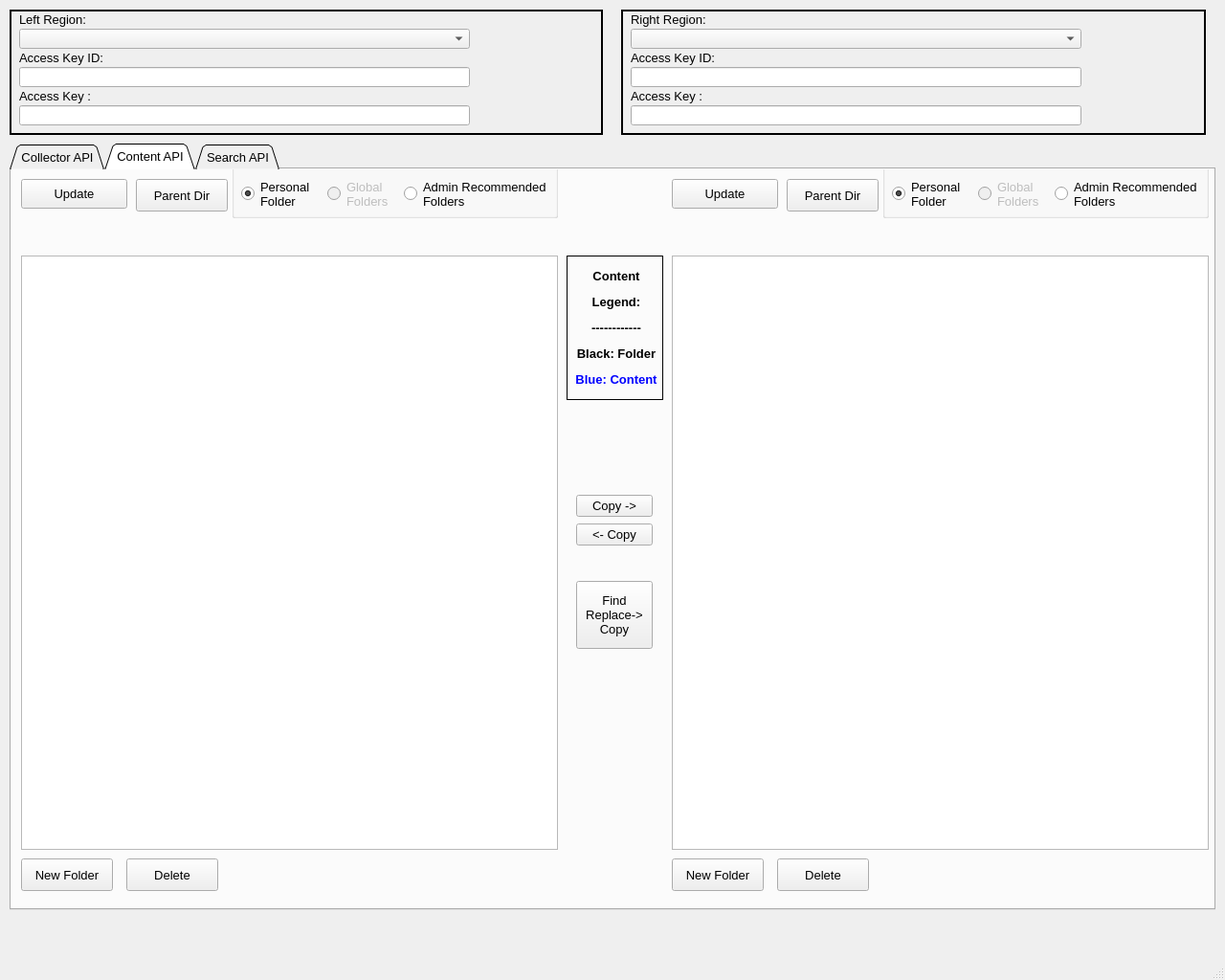
<?xml version="1.0" encoding="UTF-8"?>
<ui version="4.0">
 <class>MainWindow</class>
 <widget class="QMainWindow" name="MainWindow">
  <property name="geometry">
   <rect>
    <x>0</x>
    <y>0</y>
    <width>1280</width>
    <height>1024</height>
   </rect>
  </property>
  <property name="minimumSize">
   <size>
    <width>1280</width>
    <height>1024</height>
   </size>
  </property>
  <property name="maximumSize">
   <size>
    <width>1280</width>
    <height>1024</height>
   </size>
  </property>
  <property name="windowTitle">
   <string>SumoLogicToolBox</string>
  </property>
  <widget class="QWidget" name="centralwidget">
   <widget class="QTabWidget" name="tabWidget">
    <property name="geometry">
     <rect>
      <x>10</x>
      <y>150</y>
      <width>1260</width>
      <height>801</height>
     </rect>
    </property>
    <property name="sizePolicy">
     <sizepolicy hsizetype="Fixed" vsizetype="Fixed">
      <horstretch>0</horstretch>
      <verstretch>0</verstretch>
     </sizepolicy>
    </property>
    <property name="font">
     <font>
      <family>Arial</family>
      <pointsize>10</pointsize>
     </font>
    </property>
    <property name="tabShape">
     <enum>QTabWidget::Triangular</enum>
    </property>
    <property name="currentIndex">
     <number>1</number>
    </property>
    <widget class="QWidget" name="CollectorAPI">
     <attribute name="title">
      <string>Collector API</string>
     </attribute>
     <widget class="QPushButton" name="pushButtonUpdateListLeft">
      <property name="geometry">
       <rect>
        <x>10</x>
        <y>10</y>
        <width>111</width>
        <height>31</height>
       </rect>
      </property>
      <property name="font">
       <font>
        <family>Arial</family>
        <pointsize>10</pointsize>
       </font>
      </property>
      <property name="contextMenuPolicy">
       <enum>Qt::NoContextMenu</enum>
      </property>
      <property name="text">
       <string>Update</string>
      </property>
     </widget>
     <widget class="QListWidget" name="listWidgetLeftCollectors">
      <property name="geometry">
       <rect>
        <x>10</x>
        <y>70</y>
        <width>561</width>
        <height>191</height>
       </rect>
      </property>
      <property name="font">
       <font>
        <family>Arial</family>
        <pointsize>10</pointsize>
       </font>
      </property>
      <property name="contextMenuPolicy">
       <enum>Qt::NoContextMenu</enum>
      </property>
      <property name="horizontalScrollBarPolicy">
       <enum>Qt::ScrollBarAsNeeded</enum>
      </property>
      <property name="editTriggers">
       <set>QAbstractItemView::NoEditTriggers</set>
      </property>
      <property name="alternatingRowColors">
       <bool>true</bool>
      </property>
      <property name="selectionMode">
       <enum>QAbstractItemView::ExtendedSelection</enum>
      </property>
      <property name="sortingEnabled">
       <bool>true</bool>
      </property>
     </widget>
     <widget class="QListWidget" name="listWidgetLeftSources">
      <property name="geometry">
       <rect>
        <x>10</x>
        <y>370</y>
        <width>561</width>
        <height>201</height>
       </rect>
      </property>
      <property name="font">
       <font>
        <family>Arial</family>
        <pointsize>10</pointsize>
       </font>
      </property>
      <property name="editTriggers">
       <set>QAbstractItemView::NoEditTriggers</set>
      </property>
      <property name="alternatingRowColors">
       <bool>true</bool>
      </property>
      <property name="selectionMode">
       <enum>QAbstractItemView::ExtendedSelection</enum>
      </property>
      <property name="sortingEnabled">
       <bool>true</bool>
      </property>
     </widget>
     <widget class="QLabel" name="label_7">
      <property name="geometry">
       <rect>
        <x>10</x>
        <y>50</y>
        <width>81</width>
        <height>16</height>
       </rect>
      </property>
      <property name="font">
       <font>
        <family>Arial</family>
        <pointsize>10</pointsize>
       </font>
      </property>
      <property name="text">
       <string>Collectors:</string>
      </property>
     </widget>
     <widget class="QLabel" name="label_8">
      <property name="geometry">
       <rect>
        <x>10</x>
        <y>340</y>
        <width>81</width>
        <height>16</height>
       </rect>
      </property>
      <property name="font">
       <font>
        <family>Arial</family>
        <pointsize>10</pointsize>
       </font>
      </property>
      <property name="text">
       <string>Sources:</string>
      </property>
     </widget>
     <widget class="QListWidget" name="listWidgetRightCollectors">
      <property name="geometry">
       <rect>
        <x>690</x>
        <y>70</y>
        <width>551</width>
        <height>191</height>
       </rect>
      </property>
      <property name="font">
       <font>
        <family>Arial</family>
        <pointsize>10</pointsize>
       </font>
      </property>
      <property name="contextMenuPolicy">
       <enum>Qt::NoContextMenu</enum>
      </property>
      <property name="editTriggers">
       <set>QAbstractItemView::NoEditTriggers</set>
      </property>
      <property name="alternatingRowColors">
       <bool>true</bool>
      </property>
      <property name="selectionMode">
       <enum>QAbstractItemView::ExtendedSelection</enum>
      </property>
      <property name="sortingEnabled">
       <bool>true</bool>
      </property>
     </widget>
     <widget class="QListWidget" name="listWidgetRightSources">
      <property name="geometry">
       <rect>
        <x>689</x>
        <y>370</y>
        <width>561</width>
        <height>201</height>
       </rect>
      </property>
      <property name="font">
       <font>
        <family>Arial</family>
        <pointsize>10</pointsize>
       </font>
      </property>
      <property name="contextMenuPolicy">
       <enum>Qt::NoContextMenu</enum>
      </property>
      <property name="editTriggers">
       <set>QAbstractItemView::NoEditTriggers</set>
      </property>
      <property name="alternatingRowColors">
       <bool>true</bool>
      </property>
      <property name="selectionMode">
       <enum>QAbstractItemView::ExtendedSelection</enum>
      </property>
      <property name="sortingEnabled">
       <bool>true</bool>
      </property>
     </widget>
     <widget class="QLabel" name="label_9">
      <property name="geometry">
       <rect>
        <x>690</x>
        <y>50</y>
        <width>81</width>
        <height>16</height>
       </rect>
      </property>
      <property name="font">
       <font>
        <family>Arial</family>
        <pointsize>10</pointsize>
       </font>
      </property>
      <property name="text">
       <string>Collectors:</string>
      </property>
     </widget>
     <widget class="QLabel" name="label_10">
      <property name="geometry">
       <rect>
        <x>690</x>
        <y>340</y>
        <width>81</width>
        <height>16</height>
       </rect>
      </property>
      <property name="font">
       <font>
        <family>Arial</family>
        <pointsize>10</pointsize>
       </font>
      </property>
      <property name="text">
       <string>Sources:</string>
      </property>
     </widget>
     <widget class="QPushButton" name="pushButtonCopySourcesLeftToRight">
      <property name="geometry">
       <rect>
        <x>590</x>
        <y>380</y>
        <width>80</width>
        <height>23</height>
       </rect>
      </property>
      <property name="font">
       <font>
        <family>Arial</family>
        <pointsize>10</pointsize>
       </font>
      </property>
      <property name="contextMenuPolicy">
       <enum>Qt::NoContextMenu</enum>
      </property>
      <property name="text">
       <string>Copy -&gt;</string>
      </property>
     </widget>
     <widget class="QPushButton" name="pushButtonUpdateListRight">
      <property name="geometry">
       <rect>
        <x>690</x>
        <y>10</y>
        <width>111</width>
        <height>31</height>
       </rect>
      </property>
      <property name="font">
       <font>
        <family>Arial</family>
        <pointsize>10</pointsize>
       </font>
      </property>
      <property name="contextMenuPolicy">
       <enum>Qt::NoContextMenu</enum>
      </property>
      <property name="text">
       <string>Update</string>
      </property>
     </widget>
     <widget class="QPushButton" name="pushButtonBackupCollectorLeft">
      <property name="geometry">
       <rect>
        <x>10</x>
        <y>270</y>
        <width>121</width>
        <height>23</height>
       </rect>
      </property>
      <property name="font">
       <font>
        <family>Arial</family>
        <pointsize>10</pointsize>
       </font>
      </property>
      <property name="text">
       <string>Backup Collector(s)</string>
      </property>
     </widget>
     <widget class="QPushButton" name="pushButtonDeleteSourcesLeft">
      <property name="geometry">
       <rect>
        <x>10</x>
        <y>580</y>
        <width>111</width>
        <height>23</height>
       </rect>
      </property>
      <property name="font">
       <font>
        <family>Arial</family>
        <pointsize>10</pointsize>
       </font>
      </property>
      <property name="text">
       <string>Delete Source(s)</string>
      </property>
     </widget>
     <widget class="Line" name="line">
      <property name="geometry">
       <rect>
        <x>589</x>
        <y>580</y>
        <width>81</width>
        <height>181</height>
       </rect>
      </property>
      <property name="frameShadow">
       <enum>QFrame::Plain</enum>
      </property>
      <property name="lineWidth">
       <number>3</number>
      </property>
      <property name="orientation">
       <enum>Qt::Vertical</enum>
      </property>
     </widget>
     <widget class="QPushButton" name="pushButtonBackupCollectorRight">
      <property name="geometry">
       <rect>
        <x>690</x>
        <y>270</y>
        <width>121</width>
        <height>23</height>
       </rect>
      </property>
      <property name="font">
       <font>
        <family>Arial</family>
        <pointsize>10</pointsize>
       </font>
      </property>
      <property name="text">
       <string>Backup Collector(s)</string>
      </property>
     </widget>
     <widget class="QPushButton" name="pushButtonCopySourcesRightToLeft">
      <property name="geometry">
       <rect>
        <x>590</x>
        <y>410</y>
        <width>80</width>
        <height>23</height>
       </rect>
      </property>
      <property name="font">
       <font>
        <family>Arial</family>
        <pointsize>10</pointsize>
       </font>
      </property>
      <property name="contextMenuPolicy">
       <enum>Qt::NoContextMenu</enum>
      </property>
      <property name="text">
       <string>&lt;- Copy</string>
      </property>
     </widget>
     <widget class="QPushButton" name="pushButtonDeleteCollectorLeft">
      <property name="geometry">
       <rect>
        <x>140</x>
        <y>270</y>
        <width>121</width>
        <height>23</height>
       </rect>
      </property>
      <property name="font">
       <font>
        <family>Arial</family>
        <pointsize>10</pointsize>
       </font>
      </property>
      <property name="text">
       <string>Delete Collector(s)</string>
      </property>
     </widget>
     <widget class="QPushButton" name="pushButtonDeleteCollectorRight">
      <property name="geometry">
       <rect>
        <x>820</x>
        <y>270</y>
        <width>121</width>
        <height>23</height>
       </rect>
      </property>
      <property name="font">
       <font>
        <family>Arial</family>
        <pointsize>10</pointsize>
       </font>
      </property>
      <property name="text">
       <string>Delete Collector(s)</string>
      </property>
     </widget>
     <widget class="QPushButton" name="pushButtonDeleteSourcesRight">
      <property name="geometry">
       <rect>
        <x>690</x>
        <y>580</y>
        <width>111</width>
        <height>23</height>
       </rect>
      </property>
      <property name="font">
       <font>
        <family>Arial</family>
        <pointsize>10</pointsize>
       </font>
      </property>
      <property name="text">
       <string>Delete Source(s)</string>
      </property>
     </widget>
     <widget class="QLabel" name="labelcollectorlegend">
      <property name="geometry">
       <rect>
        <x>580</x>
        <y>70</y>
        <width>101</width>
        <height>191</height>
       </rect>
      </property>
      <property name="font">
       <font>
        <family>Arial</family>
        <pointsize>10</pointsize>
        <weight>75</weight>
        <bold>true</bold>
       </font>
      </property>
      <property name="frameShape">
       <enum>QFrame::Box</enum>
      </property>
      <property name="text">
       <string>&lt;html&gt;&lt;head/&gt;&lt;body&gt;&lt;p align=&quot;center&quot;&gt;Collector&lt;/p&gt;&lt;p align=&quot;center&quot;&gt;Legend:&lt;/p&gt;&lt;p align=&quot;center&quot;&gt;------------&lt;/p&gt;&lt;p align=&quot;center&quot;&gt;&lt;span style=&quot; font-weight:400;&quot;&gt;Black: Hosted&lt;/span&gt;&lt;/p&gt;&lt;p align=&quot;center&quot;&gt;&lt;span style=&quot; font-weight:400; color:#0000ff;&quot;&gt;Blue: Installed&lt;/span&gt;&lt;/p&gt;&lt;p align=&quot;center&quot;&gt;&lt;span style=&quot; font-weight:400; font-style:italic; color:#0000ff;&quot;&gt;I&lt;/span&gt;&lt;span style=&quot; font-weight:400; font-style:italic; color:#000000;&quot;&gt;t&lt;/span&gt;&lt;span style=&quot; font-weight:400; font-style:italic; color:#0000ff;&quot;&gt;a&lt;/span&gt;&lt;span style=&quot; font-weight:400; font-style:italic; color:#000000;&quot;&gt;l&lt;/span&gt;&lt;span style=&quot; font-weight:400; font-style:italic; color:#0000ff;&quot;&gt;i&lt;/span&gt;&lt;span style=&quot; font-weight:400; font-style:italic; color:#000000;&quot;&gt;c&lt;/span&gt;&lt;span style=&quot; font-weight:400; font-style:italic; color:#0000ff;&quot;&gt;s&lt;/span&gt;&lt;span style=&quot; font-weight:400; font-style:italic; color:#000000;&quot;&gt;:&lt;/span&gt;&lt;span style=&quot; font-weight:400; font-style:italic; color:#0000ff;&quot;&gt; N&lt;/span&gt;&lt;span style=&quot; font-weight:400; font-style:italic; color:#000000;&quot;&gt;o&lt;/span&gt;&lt;span style=&quot; font-weight:400; font-style:italic; color:#0000ff;&quot;&gt;t&lt;/span&gt;&lt;span style=&quot; font-weight:400; font-style:italic; color:#000000;&quot;&gt; A&lt;/span&gt;&lt;span style=&quot; font-weight:400; font-style:italic; color:#0000ff;&quot;&gt;l&lt;/span&gt;&lt;span style=&quot; font-weight:400; font-style:italic; color:#000000;&quot;&gt;iv&lt;/span&gt;&lt;span style=&quot; font-weight:400; font-style:italic; color:#0000ff;&quot;&gt;e&lt;/span&gt;&lt;/p&gt;&lt;/body&gt;&lt;/html&gt;</string>
      </property>
     </widget>
    </widget>
    <widget class="QWidget" name="ContentAPI">
     <attribute name="title">
      <string>Content API</string>
     </attribute>
     <widget class="QPushButton" name="pushButtonUpdateContentLeft">
      <property name="geometry">
       <rect>
        <x>10</x>
        <y>10</y>
        <width>111</width>
        <height>31</height>
       </rect>
      </property>
      <property name="font">
       <font>
        <family>Arial</family>
        <pointsize>10</pointsize>
       </font>
      </property>
      <property name="contextMenuPolicy">
       <enum>Qt::NoContextMenu</enum>
      </property>
      <property name="text">
       <string>Update</string>
      </property>
     </widget>
     <widget class="QPushButton" name="pushButtonUpdateContentRight">
      <property name="geometry">
       <rect>
        <x>690</x>
        <y>10</y>
        <width>111</width>
        <height>31</height>
       </rect>
      </property>
      <property name="font">
       <font>
        <family>Arial</family>
        <pointsize>10</pointsize>
       </font>
      </property>
      <property name="contextMenuPolicy">
       <enum>Qt::NoContextMenu</enum>
      </property>
      <property name="text">
       <string>Update</string>
      </property>
     </widget>
     <widget class="QListWidget" name="contentListWidgetLeft">
      <property name="geometry">
       <rect>
        <x>10</x>
        <y>90</y>
        <width>561</width>
        <height>621</height>
       </rect>
      </property>
      <property name="selectionMode">
       <enum>QAbstractItemView::ExtendedSelection</enum>
      </property>
     </widget>
     <widget class="QListWidget" name="contentListWidgetRight">
      <property name="geometry">
       <rect>
        <x>690</x>
        <y>90</y>
        <width>561</width>
        <height>621</height>
       </rect>
      </property>
      <property name="selectionMode">
       <enum>QAbstractItemView::ExtendedSelection</enum>
      </property>
     </widget>
     <widget class="QPushButton" name="pushButtonParentDirContentLeft">
      <property name="geometry">
       <rect>
        <x>130</x>
        <y>10</y>
        <width>96</width>
        <height>34</height>
       </rect>
      </property>
      <property name="text">
       <string>Parent Dir</string>
      </property>
     </widget>
     <widget class="QPushButton" name="pushButtonParentDirContentRight">
      <property name="geometry">
       <rect>
        <x>810</x>
        <y>10</y>
        <width>96</width>
        <height>34</height>
       </rect>
      </property>
      <property name="text">
       <string>Parent Dir</string>
      </property>
     </widget>
     <widget class="QGroupBox" name="contentButtonGroupBoxLeft">
      <property name="geometry">
       <rect>
        <x>230</x>
        <y>-20</y>
        <width>341</width>
        <height>71</height>
       </rect>
      </property>
      <property name="title">
       <string/>
      </property>
      <property name="flat">
       <bool>true</bool>
      </property>
      <widget class="QRadioButton" name="personalRadioButton">
       <property name="geometry">
        <rect>
         <x>10</x>
         <y>30</y>
         <width>81</width>
         <height>31</height>
        </rect>
       </property>
       <property name="text">
        <string>Personal
Folder</string>
       </property>
       <property name="checked">
        <bool>true</bool>
       </property>
       <attribute name="buttonGroup">
        <string notr="true">buttonGroupContentLeft</string>
       </attribute>
      </widget>
      <widget class="QRadioButton" name="globalRadioButton">
       <property name="enabled">
        <bool>false</bool>
       </property>
       <property name="geometry">
        <rect>
         <x>100</x>
         <y>30</y>
         <width>81</width>
         <height>31</height>
        </rect>
       </property>
       <property name="text">
        <string>Global
Folders</string>
       </property>
       <attribute name="buttonGroup">
        <string notr="true">buttonGroupContentLeft</string>
       </attribute>
      </widget>
      <widget class="QRadioButton" name="adminRadioButton">
       <property name="geometry">
        <rect>
         <x>180</x>
         <y>30</y>
         <width>161</width>
         <height>31</height>
        </rect>
       </property>
       <property name="text">
        <string>Admin Recommended
Folders</string>
       </property>
       <attribute name="buttonGroup">
        <string notr="true">buttonGroupContentLeft</string>
       </attribute>
      </widget>
     </widget>
     <widget class="QLabel" name="labelcollectorlegend_2">
      <property name="geometry">
       <rect>
        <x>580</x>
        <y>90</y>
        <width>101</width>
        <height>151</height>
       </rect>
      </property>
      <property name="font">
       <font>
        <family>Arial</family>
        <pointsize>10</pointsize>
        <weight>75</weight>
        <bold>true</bold>
       </font>
      </property>
      <property name="frameShape">
       <enum>QFrame::Box</enum>
      </property>
      <property name="text">
       <string>&lt;html&gt;&lt;head/&gt;&lt;body&gt;&lt;p align=&quot;center&quot;&gt;Content&lt;/p&gt;&lt;p align=&quot;center&quot;&gt;Legend:&lt;/p&gt;&lt;p align=&quot;center&quot;&gt;------------&lt;/p&gt;&lt;p align=&quot;center&quot;&gt;Black: Folder&lt;/p&gt;&lt;p align=&quot;center&quot;&gt;&lt;span style=&quot; color:#0000ff;&quot;&gt;Blue: Content&lt;/span&gt;&lt;/p&gt;&lt;/body&gt;&lt;/html&gt;</string>
      </property>
     </widget>
     <widget class="QGroupBox" name="contentButtonGroupBoxRight">
      <property name="geometry">
       <rect>
        <x>910</x>
        <y>-20</y>
        <width>341</width>
        <height>71</height>
       </rect>
      </property>
      <property name="title">
       <string/>
      </property>
      <property name="flat">
       <bool>true</bool>
      </property>
      <widget class="QRadioButton" name="personalRadioButton_2">
       <property name="geometry">
        <rect>
         <x>10</x>
         <y>30</y>
         <width>81</width>
         <height>31</height>
        </rect>
       </property>
       <property name="text">
        <string>Personal
Folder</string>
       </property>
       <property name="checked">
        <bool>true</bool>
       </property>
       <attribute name="buttonGroup">
        <string notr="true">buttonGroupContentRight</string>
       </attribute>
      </widget>
      <widget class="QRadioButton" name="globalRadioButton_2">
       <property name="enabled">
        <bool>false</bool>
       </property>
       <property name="geometry">
        <rect>
         <x>100</x>
         <y>30</y>
         <width>81</width>
         <height>31</height>
        </rect>
       </property>
       <property name="text">
        <string>Global
Folders</string>
       </property>
       <attribute name="buttonGroup">
        <string notr="true">buttonGroupContentRight</string>
       </attribute>
      </widget>
      <widget class="QRadioButton" name="adminRadioButton_2">
       <property name="geometry">
        <rect>
         <x>180</x>
         <y>30</y>
         <width>161</width>
         <height>31</height>
        </rect>
       </property>
       <property name="text">
        <string>Admin Recommended
Folders</string>
       </property>
       <attribute name="buttonGroup">
        <string notr="true">buttonGroupContentRight</string>
       </attribute>
      </widget>
     </widget>
     <widget class="QLabel" name="contentCurrentDirLabelLeft">
      <property name="geometry">
       <rect>
        <x>17</x>
        <y>47</y>
        <width>551</width>
        <height>41</height>
       </rect>
      </property>
      <property name="text">
       <string/>
      </property>
     </widget>
     <widget class="QLabel" name="contentCurrentDirLabelRight">
      <property name="geometry">
       <rect>
        <x>690</x>
        <y>50</y>
        <width>551</width>
        <height>41</height>
       </rect>
      </property>
      <property name="text">
       <string/>
      </property>
      <property name="wordWrap">
       <bool>true</bool>
      </property>
     </widget>
     <widget class="QPushButton" name="pushButtonContentNewFolderLeft">
      <property name="geometry">
       <rect>
        <x>10</x>
        <y>720</y>
        <width>96</width>
        <height>34</height>
       </rect>
      </property>
      <property name="text">
       <string>New Folder</string>
      </property>
     </widget>
     <widget class="QPushButton" name="pushButtonContentDeleteLeft">
      <property name="geometry">
       <rect>
        <x>120</x>
        <y>720</y>
        <width>96</width>
        <height>34</height>
       </rect>
      </property>
      <property name="text">
       <string>Delete</string>
      </property>
     </widget>
     <widget class="QPushButton" name="pushButtonContentDeleteRight">
      <property name="geometry">
       <rect>
        <x>800</x>
        <y>720</y>
        <width>96</width>
        <height>34</height>
       </rect>
      </property>
      <property name="text">
       <string>Delete</string>
      </property>
     </widget>
     <widget class="QPushButton" name="pushButtonContentNewFolderRight">
      <property name="geometry">
       <rect>
        <x>690</x>
        <y>720</y>
        <width>96</width>
        <height>34</height>
       </rect>
      </property>
      <property name="text">
       <string>New Folder</string>
      </property>
     </widget>
     <widget class="QPushButton" name="pushButtonContentCopyRightToLeft">
      <property name="geometry">
       <rect>
        <x>590</x>
        <y>370</y>
        <width>80</width>
        <height>23</height>
       </rect>
      </property>
      <property name="font">
       <font>
        <family>Arial</family>
        <pointsize>10</pointsize>
       </font>
      </property>
      <property name="contextMenuPolicy">
       <enum>Qt::NoContextMenu</enum>
      </property>
      <property name="text">
       <string>&lt;- Copy</string>
      </property>
     </widget>
     <widget class="QPushButton" name="pushButtonContentCopyLeftToRight">
      <property name="geometry">
       <rect>
        <x>590</x>
        <y>340</y>
        <width>80</width>
        <height>23</height>
       </rect>
      </property>
      <property name="font">
       <font>
        <family>Arial</family>
        <pointsize>10</pointsize>
       </font>
      </property>
      <property name="contextMenuPolicy">
       <enum>Qt::NoContextMenu</enum>
      </property>
      <property name="text">
       <string>Copy -&gt;</string>
      </property>
     </widget>
     <widget class="QPushButton" name="pushButtonContentFindReplaceCopyLeftToRight">
      <property name="geometry">
       <rect>
        <x>590</x>
        <y>430</y>
        <width>80</width>
        <height>71</height>
       </rect>
      </property>
      <property name="font">
       <font>
        <family>Arial</family>
        <pointsize>10</pointsize>
       </font>
      </property>
      <property name="contextMenuPolicy">
       <enum>Qt::NoContextMenu</enum>
      </property>
      <property name="text">
       <string>Find 
Replace-&gt;
Copy</string>
      </property>
     </widget>
    </widget>
    <widget class="QWidget" name="SearchAPI">
     <attribute name="title">
      <string>Search API</string>
     </attribute>
     <widget class="QLabel" name="label_11">
      <property name="geometry">
       <rect>
        <x>10</x>
        <y>30</y>
        <width>46</width>
        <height>16</height>
       </rect>
      </property>
      <property name="font">
       <font>
        <family>Arial</family>
        <pointsize>10</pointsize>
       </font>
      </property>
      <property name="text">
       <string>Search:</string>
      </property>
     </widget>
     <widget class="QPushButton" name="pushButtonStartSearch">
      <property name="geometry">
       <rect>
        <x>1160</x>
        <y>150</y>
        <width>81</width>
        <height>41</height>
       </rect>
      </property>
      <property name="font">
       <font>
        <family>Arial</family>
        <pointsize>10</pointsize>
       </font>
      </property>
      <property name="text">
       <string>Start</string>
      </property>
     </widget>
     <widget class="QTableWidget" name="tableWidgetSearchResults">
      <property name="geometry">
       <rect>
        <x>10</x>
        <y>200</y>
        <width>1231</width>
        <height>531</height>
       </rect>
      </property>
      <property name="font">
       <font>
        <family>Liberation Mono</family>
        <pointsize>8</pointsize>
       </font>
      </property>
      <property name="editTriggers">
       <set>QAbstractItemView::NoEditTriggers</set>
      </property>
      <property name="alternatingRowColors">
       <bool>true</bool>
      </property>
      <property name="selectionMode">
       <enum>QAbstractItemView::NoSelection</enum>
      </property>
      <property name="selectionBehavior">
       <enum>QAbstractItemView::SelectItems</enum>
      </property>
      <property name="textElideMode">
       <enum>Qt::ElideNone</enum>
      </property>
      <property name="horizontalScrollMode">
       <enum>QAbstractItemView::ScrollPerPixel</enum>
      </property>
      <attribute name="horizontalHeaderCascadingSectionResizes">
       <bool>true</bool>
      </attribute>
      <attribute name="horizontalHeaderStretchLastSection">
       <bool>true</bool>
      </attribute>
      <attribute name="verticalHeaderVisible">
       <bool>false</bool>
      </attribute>
      <attribute name="verticalHeaderStretchLastSection">
       <bool>false</bool>
      </attribute>
     </widget>
     <widget class="QPlainTextEdit" name="plainTextEditSearch">
      <property name="geometry">
       <rect>
        <x>10</x>
        <y>50</y>
        <width>1231</width>
        <height>91</height>
       </rect>
      </property>
      <property name="font">
       <font>
        <family>Arial</family>
        <pointsize>10</pointsize>
       </font>
      </property>
      <property name="frameShadow">
       <enum>QFrame::Plain</enum>
      </property>
     </widget>
     <widget class="QGroupBox" name="groupBoxSearchType">
      <property name="geometry">
       <rect>
        <x>10</x>
        <y>150</y>
        <width>201</width>
        <height>41</height>
       </rect>
      </property>
      <property name="font">
       <font>
        <family>Arial</family>
        <pointsize>10</pointsize>
       </font>
      </property>
      <property name="title">
       <string>Output Type</string>
      </property>
      <widget class="QRadioButton" name="radioButtonMessages">
       <property name="geometry">
        <rect>
         <x>10</x>
         <y>20</y>
         <width>82</width>
         <height>17</height>
        </rect>
       </property>
       <property name="font">
        <font>
         <family>Arial</family>
         <pointsize>10</pointsize>
        </font>
       </property>
       <property name="text">
        <string>Messages</string>
       </property>
       <property name="checked">
        <bool>true</bool>
       </property>
       <attribute name="buttonGroup">
        <string notr="true">buttonGroupOutputType</string>
       </attribute>
      </widget>
      <widget class="QRadioButton" name="radioButton_2">
       <property name="geometry">
        <rect>
         <x>120</x>
         <y>20</y>
         <width>82</width>
         <height>17</height>
        </rect>
       </property>
       <property name="text">
        <string>Records</string>
       </property>
       <attribute name="buttonGroup">
        <string notr="true">buttonGroupOutputType</string>
       </attribute>
      </widget>
     </widget>
     <widget class="QDateTimeEdit" name="dateTimeEditSearchEndTime">
      <property name="geometry">
       <rect>
        <x>1040</x>
        <y>10</y>
        <width>194</width>
        <height>22</height>
       </rect>
      </property>
      <property name="font">
       <font>
        <family>Arial</family>
        <pointsize>10</pointsize>
       </font>
      </property>
      <property name="calendarPopup">
       <bool>true</bool>
      </property>
     </widget>
     <widget class="QLabel" name="label_13">
      <property name="geometry">
       <rect>
        <x>980</x>
        <y>10</y>
        <width>61</width>
        <height>21</height>
       </rect>
      </property>
      <property name="font">
       <font>
        <family>Arial</family>
        <pointsize>10</pointsize>
       </font>
      </property>
      <property name="text">
       <string>End Time:</string>
      </property>
     </widget>
     <widget class="QDateTimeEdit" name="dateTimeEditSearchStartTime">
      <property name="geometry">
       <rect>
        <x>780</x>
        <y>10</y>
        <width>194</width>
        <height>22</height>
       </rect>
      </property>
      <property name="font">
       <font>
        <family>Arial</family>
        <pointsize>10</pointsize>
       </font>
      </property>
      <property name="calendarPopup">
       <bool>true</bool>
      </property>
     </widget>
     <widget class="QLabel" name="label_14">
      <property name="geometry">
       <rect>
        <x>710</x>
        <y>10</y>
        <width>71</width>
        <height>21</height>
       </rect>
      </property>
      <property name="font">
       <font>
        <family>Arial</family>
        <pointsize>10</pointsize>
       </font>
      </property>
      <property name="text">
       <string>Start Time:</string>
      </property>
     </widget>
     <widget class="QComboBox" name="comboBoxTimeZone">
      <property name="geometry">
       <rect>
        <x>88</x>
        <y>10</y>
        <width>361</width>
        <height>22</height>
       </rect>
      </property>
     </widget>
     <widget class="QLabel" name="label_15">
      <property name="geometry">
       <rect>
        <x>10</x>
        <y>10</y>
        <width>71</width>
        <height>21</height>
       </rect>
      </property>
      <property name="font">
       <font>
        <family>Arial</family>
        <pointsize>10</pointsize>
       </font>
      </property>
      <property name="text">
       <string>Time Zone:</string>
      </property>
     </widget>
     <widget class="QLabel" name="label_16">
      <property name="geometry">
       <rect>
        <x>10</x>
        <y>740</y>
        <width>121</width>
        <height>16</height>
       </rect>
      </property>
      <property name="font">
       <font>
        <family>Arial</family>
        <pointsize>10</pointsize>
       </font>
      </property>
      <property name="text">
       <string>Messages Returned:</string>
      </property>
     </widget>
     <widget class="QLabel" name="labelSearchResultCount">
      <property name="geometry">
       <rect>
        <x>140</x>
        <y>740</y>
        <width>111</width>
        <height>16</height>
       </rect>
      </property>
      <property name="font">
       <font>
        <family>Arial</family>
        <pointsize>10</pointsize>
       </font>
      </property>
      <property name="text">
       <string>0</string>
      </property>
     </widget>
     <widget class="QCheckBox" name="checkBoxSaveSearch">
      <property name="geometry">
       <rect>
        <x>220</x>
        <y>170</y>
        <width>101</width>
        <height>17</height>
       </rect>
      </property>
      <property name="font">
       <font>
        <family>Arial</family>
        <pointsize>10</pointsize>
       </font>
      </property>
      <property name="text">
       <string>Save to CSV</string>
      </property>
     </widget>
     <widget class="QCheckBox" name="checkBoxConvertTimeFromEpoch">
      <property name="geometry">
       <rect>
        <x>320</x>
        <y>170</y>
        <width>291</width>
        <height>17</height>
       </rect>
      </property>
      <property name="font">
       <font>
        <family>Arial</family>
        <pointsize>10</pointsize>
       </font>
      </property>
      <property name="text">
       <string>Convert to Selected Timezone from UTC Epoch</string>
      </property>
     </widget>
    </widget>
   </widget>
   <widget class="QFrame" name="frame">
    <property name="geometry">
     <rect>
      <x>10</x>
      <y>10</y>
      <width>620</width>
      <height>131</height>
     </rect>
    </property>
    <property name="frameShape">
     <enum>QFrame::Box</enum>
    </property>
    <property name="frameShadow">
     <enum>QFrame::Plain</enum>
    </property>
    <property name="lineWidth">
     <number>2</number>
    </property>
    <property name="midLineWidth">
     <number>2</number>
    </property>
    <widget class="QLabel" name="label">
     <property name="geometry">
      <rect>
       <x>10</x>
       <y>0</y>
       <width>91</width>
       <height>21</height>
      </rect>
     </property>
     <property name="font">
      <font>
       <family>Arial</family>
       <pointsize>10</pointsize>
      </font>
     </property>
     <property name="text">
      <string>Left Region:</string>
     </property>
    </widget>
    <widget class="QComboBox" name="ComboBoxLeftRegion">
     <property name="geometry">
      <rect>
       <x>10</x>
       <y>20</y>
       <width>471</width>
       <height>21</height>
      </rect>
     </property>
     <property name="font">
      <font>
       <family>Arial</family>
       <pointsize>10</pointsize>
      </font>
     </property>
     <property name="contextMenuPolicy">
      <enum>Qt::NoContextMenu</enum>
     </property>
     <property name="insertPolicy">
      <enum>QComboBox::InsertAfterCurrent</enum>
     </property>
    </widget>
    <widget class="QLabel" name="label_2">
     <property name="geometry">
      <rect>
       <x>10</x>
       <y>40</y>
       <width>171</width>
       <height>21</height>
      </rect>
     </property>
     <property name="font">
      <font>
       <family>Arial</family>
       <pointsize>10</pointsize>
      </font>
     </property>
     <property name="text">
      <string>Access Key ID:</string>
     </property>
    </widget>
    <widget class="QLineEdit" name="LineEditLeftUserName">
     <property name="geometry">
      <rect>
       <x>10</x>
       <y>60</y>
       <width>471</width>
       <height>21</height>
      </rect>
     </property>
     <property name="font">
      <font>
       <family>Arial</family>
       <pointsize>10</pointsize>
      </font>
     </property>
     <property name="contextMenuPolicy">
      <enum>Qt::NoContextMenu</enum>
     </property>
     <property name="text">
      <string/>
     </property>
    </widget>
    <widget class="QLabel" name="label_4">
     <property name="geometry">
      <rect>
       <x>10</x>
       <y>80</y>
       <width>171</width>
       <height>21</height>
      </rect>
     </property>
     <property name="font">
      <font>
       <family>Arial</family>
       <pointsize>10</pointsize>
      </font>
     </property>
     <property name="text">
      <string>Access Key :</string>
     </property>
    </widget>
    <widget class="QLineEdit" name="LineEditLeftPassword">
     <property name="geometry">
      <rect>
       <x>10</x>
       <y>100</y>
       <width>471</width>
       <height>21</height>
      </rect>
     </property>
     <property name="font">
      <font>
       <family>Arial</family>
       <pointsize>10</pointsize>
      </font>
     </property>
     <property name="contextMenuPolicy">
      <enum>Qt::NoContextMenu</enum>
     </property>
     <property name="text">
      <string/>
     </property>
     <property name="echoMode">
      <enum>QLineEdit::Password</enum>
     </property>
    </widget>
   </widget>
   <widget class="QFrame" name="frame_2">
    <property name="geometry">
     <rect>
      <x>649</x>
      <y>10</y>
      <width>611</width>
      <height>131</height>
     </rect>
    </property>
    <property name="autoFillBackground">
     <bool>false</bool>
    </property>
    <property name="frameShape">
     <enum>QFrame::Box</enum>
    </property>
    <property name="frameShadow">
     <enum>QFrame::Plain</enum>
    </property>
    <property name="lineWidth">
     <number>2</number>
    </property>
    <property name="midLineWidth">
     <number>2</number>
    </property>
    <widget class="QLabel" name="label_3">
     <property name="geometry">
      <rect>
       <x>10</x>
       <y>0</y>
       <width>121</width>
       <height>21</height>
      </rect>
     </property>
     <property name="font">
      <font>
       <family>Arial</family>
       <pointsize>10</pointsize>
      </font>
     </property>
     <property name="text">
      <string>Right Region:</string>
     </property>
    </widget>
    <widget class="QComboBox" name="ComboBoxRightRegion">
     <property name="geometry">
      <rect>
       <x>10</x>
       <y>20</y>
       <width>471</width>
       <height>21</height>
      </rect>
     </property>
     <property name="font">
      <font>
       <family>Arial</family>
       <pointsize>10</pointsize>
      </font>
     </property>
     <property name="contextMenuPolicy">
      <enum>Qt::NoContextMenu</enum>
     </property>
     <property name="editable">
      <bool>false</bool>
     </property>
     <property name="insertPolicy">
      <enum>QComboBox::InsertAfterCurrent</enum>
     </property>
    </widget>
    <widget class="QLabel" name="label_5">
     <property name="geometry">
      <rect>
       <x>10</x>
       <y>40</y>
       <width>171</width>
       <height>21</height>
      </rect>
     </property>
     <property name="font">
      <font>
       <family>Arial</family>
       <pointsize>10</pointsize>
      </font>
     </property>
     <property name="text">
      <string>Access Key ID:</string>
     </property>
    </widget>
    <widget class="QLineEdit" name="LineEditRightUserName">
     <property name="geometry">
      <rect>
       <x>10</x>
       <y>60</y>
       <width>471</width>
       <height>21</height>
      </rect>
     </property>
     <property name="font">
      <font>
       <family>Arial</family>
       <pointsize>10</pointsize>
      </font>
     </property>
     <property name="contextMenuPolicy">
      <enum>Qt::NoContextMenu</enum>
     </property>
     <property name="text">
      <string/>
     </property>
    </widget>
    <widget class="QLabel" name="label_6">
     <property name="geometry">
      <rect>
       <x>10</x>
       <y>80</y>
       <width>171</width>
       <height>21</height>
      </rect>
     </property>
     <property name="font">
      <font>
       <family>Arial</family>
       <pointsize>10</pointsize>
      </font>
     </property>
     <property name="text">
      <string>Access Key :</string>
     </property>
    </widget>
    <widget class="QLineEdit" name="LineEditRightPassword">
     <property name="geometry">
      <rect>
       <x>10</x>
       <y>100</y>
       <width>471</width>
       <height>21</height>
      </rect>
     </property>
     <property name="font">
      <font>
       <family>Arial</family>
       <pointsize>10</pointsize>
      </font>
     </property>
     <property name="contextMenuPolicy">
      <enum>Qt::NoContextMenu</enum>
     </property>
     <property name="text">
      <string/>
     </property>
     <property name="echoMode">
      <enum>QLineEdit::Password</enum>
     </property>
    </widget>
   </widget>
  </widget>
  <widget class="QMenuBar" name="menubar">
   <property name="geometry">
    <rect>
     <x>0</x>
     <y>0</y>
     <width>1280</width>
     <height>24</height>
    </rect>
   </property>
  </widget>
  <widget class="QStatusBar" name="statusbar"/>
 </widget>
 <resources/>
 <connections/>
 <designerdata>
  <property name="gridDeltaX">
   <number>10</number>
  </property>
  <property name="gridDeltaY">
   <number>10</number>
  </property>
  <property name="gridSnapX">
   <bool>true</bool>
  </property>
  <property name="gridSnapY">
   <bool>true</bool>
  </property>
  <property name="gridVisible">
   <bool>true</bool>
  </property>
 </designerdata>
 <buttongroups>
  <buttongroup name="buttonGroupOutputType"/>
  <buttongroup name="buttonGroupContentRight"/>
  <buttongroup name="buttonGroupContentLeft"/>
 </buttongroups>
</ui>
